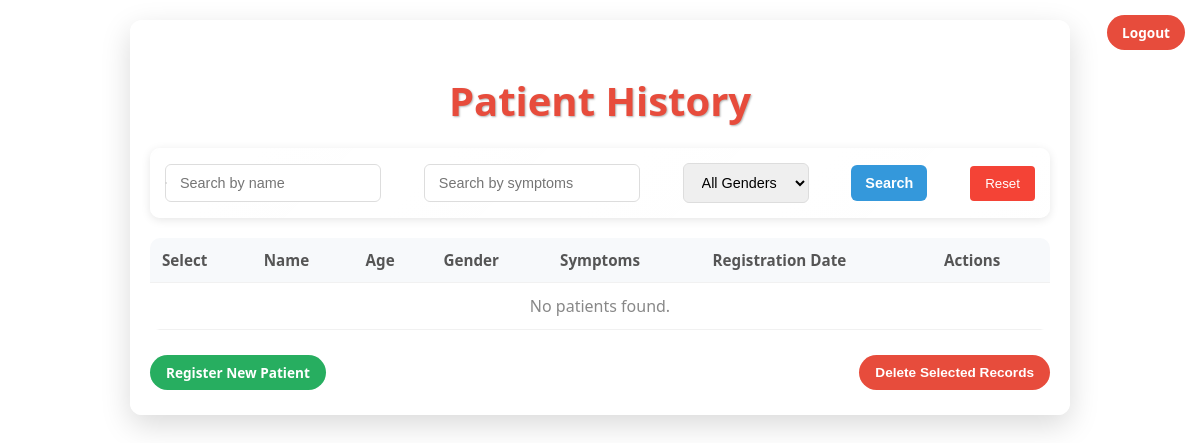
The app's page /users/history/ (signed in), older data.
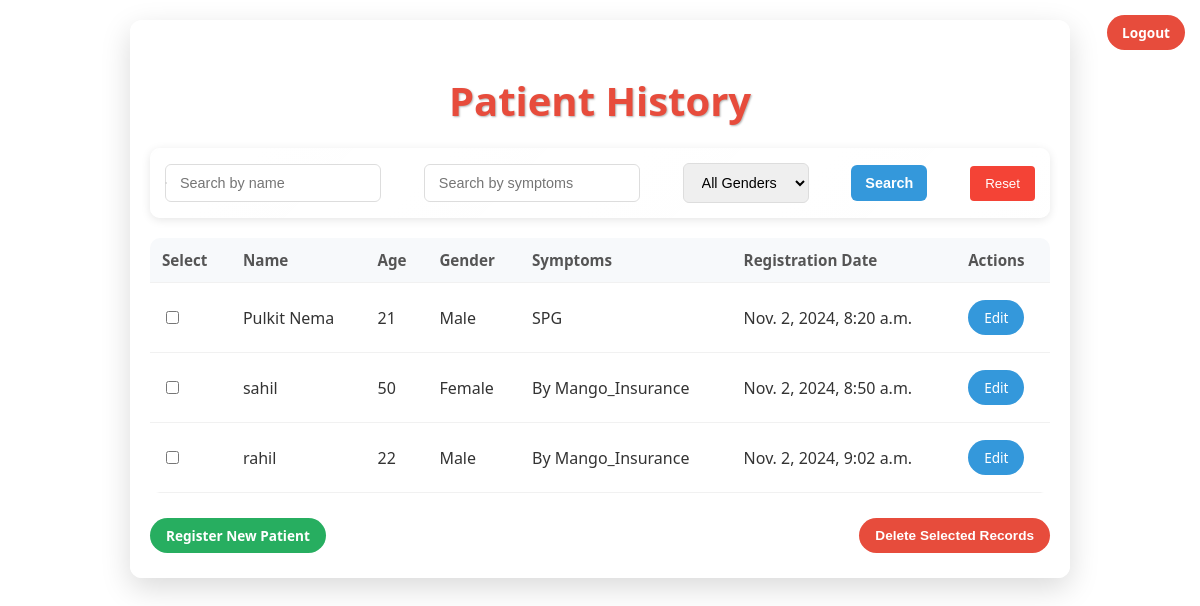
The same page, newer data.
### users/models.py (models this page shows, shortened)
class Patient(models.Model):
    name = models.CharField(max_length=100)
    age = models.IntegerField()
    gender = models.CharField(max_length=10)
    symptoms = models.TextField()
    registration_date = models.DateTimeField(auto_now_add=True)

### users/views.py (the view)
# urls.py: path('history/', views.history, name='history'),
@login_required
def history(request):
    search_query = request.GET.get('search', '')
    symptoms_query = request.GET.get('symptoms', '')
    gender_filter = request.GET.get('gender', '')
    patients = Patient.objects.all()
    if search_query:
        patients = patients.filter(name__icontains=search_query)
    if symptoms_query:
        patients = patients.filter(symptoms__icontains=symptoms_query)
    if gender_filter:
        patients = patients.filter(gender=gender_filter)
    context = {
        'patients': patients,
        'search_query': search_query,
        'symptoms_query': symptoms_query,
        'gender_filter': gender_filter,
    }
    return render(request, 'history.html', context)

### templates/users/history.html (shortened to what this page needs)
<!DOCTYPE html>
<html lang="en">
<head>
    {% load static %}
    <link rel="stylesheet" href="{% static 'css/patient_history.css' %}">
</head>
<body>
    <a href="{% url 'logout' %}" class="logout-btn">Logout</a>
    <div class="container">
        <h2>Patient History</h2>
        <form id="searchForm" class="search-form" method="GET" action="{% url 'history' %}">
            <input type="text" id="search" name="search" placeholder="Search by name" value="{{ search_query }}" oninput="fetchSuggestions()">
            <input type="text" id="symptoms" name="symptoms" placeholder="Search by symptoms" value="{{ symptoms_query }}">
            <div id="suggestions" class="suggestions-box"></div>
            <select name="gender">
                <option value="">All Genders</option>
            </select>
            <button type="submit">Search</button>
            <input type="button" value="Reset" class="reset-button" id="resetButton">
        </form>
        <form method="POST" action="{% url 'delete_patients' %}">
            <table>
                <thead>
                    <tr>
                        <th>Select</th>
                        <th>Name</th>
                        <th>Age</th>
                        <th>Gender</th>
                        <th>Symptoms</th>
                        <th>Registration Date</th>
                        <th>Actions</th>
                    </tr>
                </thead>
                <tbody>
                    {% for patient in patients %}
                        <tr>
                            <td><input type="checkbox" name="patient_ids" value="{{ patient.id }}"></td>
                            <td>{{ patient.name }}</td>
                            <td>{{ patient.age }}</td>
                            <td>{{ patient.gender }}</td>
                            <td>{{ patient.symptoms }}</td>
                            <td>{{ patient.registration_date }}</td>
                            <td>
                                <div class="table-actions">
                                    <a href="{% url 'edit_patient' patient.id %}">Edit</a>
                                </div>
                            </td>
                        </tr>
                    {% empty %}
                        <tr>
                            <td colspan="7" style="text-align: center; color: #888;">No patients found.</td>
                        </tr>
                    {% endfor %}
                </tbody>
            </table>
            <div class="action-buttons">
                <a href="{% url 'patient_entry' %}">Register New Patient</a>
                <button type="submit" class="delete-button">Delete Selected Records</button>
            </div>
        </form>
    </div>
</body>
</html>

Row changes from the older to the newer data that the page shows:
added Patient: name "Pulkit Nema", age "21", gender "Male", symptoms "SPG", registration_date "Nov. 2, 2024, 8:20 a.m."
added Patient: name "sahil", age "50", gender "Female", symptoms "By Mango_Insurance", registration_date "Nov. 2, 2024, 8:50 a.m."
added Patient: name "rahil", age "22", gender "Male", symptoms "By Mango_Insurance", registration_date "Nov. 2, 2024, 9:02 a.m."
Text that changed along with them:
text no longer shown: "No patients found."
